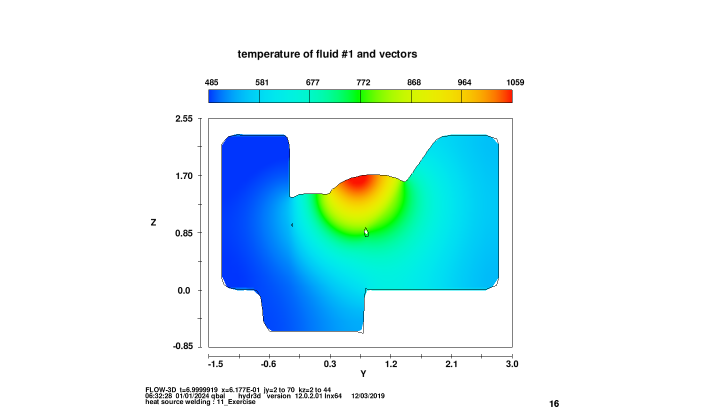
#> input picture p4-1_0016.bmp, 1404 x 832 px (shown at 1/2 size); its folder holds 4 pictures in this run
$ jupyter execute --allow-errors crop_cv2.ipynb
#> lines starting #> are read from the running program, lines starting #| are printed output that depends on the picture; after the words box and inside, x2 and y2 are one past the last pixel; in counts of white or black regions, pixels touching at a corner belong together
[cell 1]
# 原始图像裁剪及二值化

import numpy as np
from PIL import Image
import os
from PIL import Image, ImageDraw


# # 待处理的文件名前缀
# prefix = 't'
# # 待处理的文件夹路径
# folder_path = './jpg_picture/t=160/'
# 输出文件夹路径
#> (the rest of this cell did not finish here and is left out)

[cell 2]
# 原始图像裁剪及二值化
# 单张图像


from PIL import Image
import os
from PIL import Image, ImageDraw
import numpy as np

# # 待处理的文件名前缀
# prefix = 't'
# # 待处理的文件夹路径
# folder_path = './jpg_picture/t=160/'
# 输出文件夹路径
output_path = './cropped/'


filename = 'p4-1_0016.bmp'


# 裁剪的位置和大小
# p2 crop_left, crop_top, crop_right, crop_bottom =  474, 210, 1005, 591
# p3 crop_left, crop_top, crop_right, crop_bottom =  474, 210, 1005, 591
# crop_left, crop_top, crop_right, crop_bottom =  495, 310, 1155, 785
crop_left, crop_top, crop_right, crop_bottom =  440, 270, 1000, 665
i=1

# # 遍历文件夹中的所有bmp文件
# for filename in os.listdir(folder_path):
#     if filename.startswith(prefix) and filename.endswith('.jpg'):
        # 打开图片
img = Image.open(filename)
#> img is the input picture: PIL image 1404x832 RGB; mean R, G, B 217, 240.2, 243.4
# img 一个图像对象，包含图像像素数据以及其他的属性的

# i=i+1
# 裁剪
img = img.crop((crop_left, crop_top, crop_right, crop_bottom))
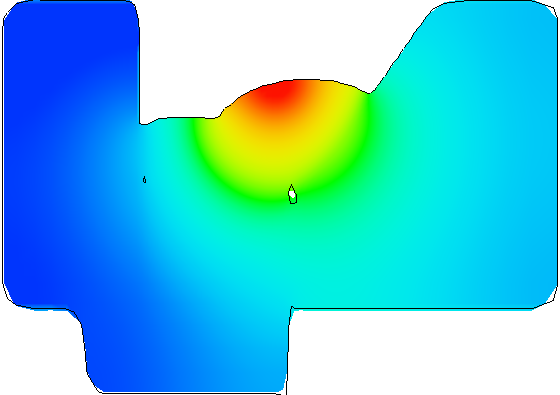
#> img: PIL image 560x395 RGB; mean R, G, B 80.8, 196.1, 220.1

# 二值化l
img = img.convert('L')
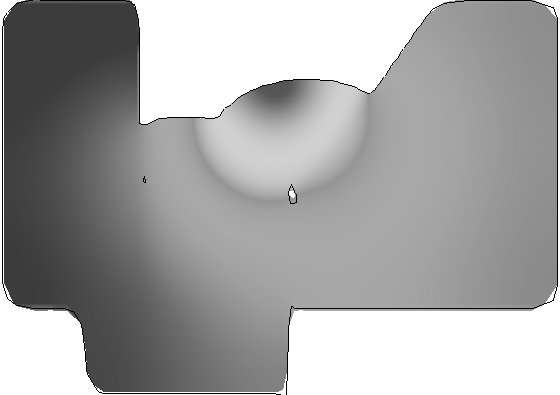
#> img: PIL image 560x395 L; min 0, max 255, mean 164.4
img_array = np.asarray(img)

aa = img_array.copy()


aa[img_array>240]=255
aa[img_array<=240]=0
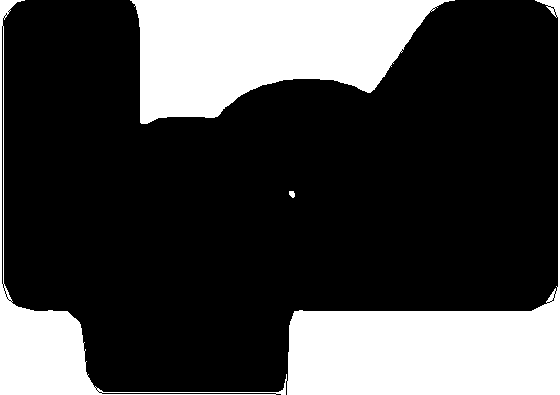
#> aa: shape (395, 560); 26.5% white; 3 white regions, box (x1, y1, x2, y2) and area: (0, 0, 560, 395) 32737, (130, 0, 455, 124) 25875, (289, 191, 295, 198) 33


# 创建绘制对象
draw = ImageDraw.Draw(img)

# 设置圆形大小
radius = 10

# [12 lines of commented-out code are left out]
output_filename = os.path.join(output_path, 'cropped_'+filename)
# img.save(output_filename)
import numpy as np

print(type(img))
#| <class 'PIL.Image.Image'>
print(img.size)
#| (560, 395)
print(img_array)
#> (printed output is left out)
import matplotlib.pyplot as plt
plt.imshow(aa, cmap='gray')

xx = Image.fromarray(aa)
xx.save(output_filename)
